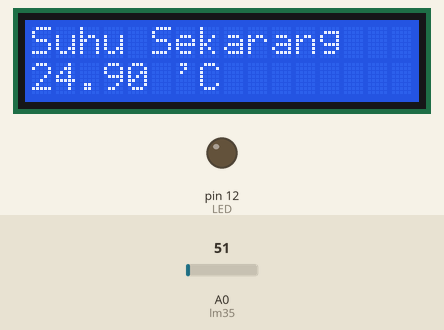
Simulated run of this sketch. Board: Arduino Uno, built with avr-gcc and run on an emulated ATmega328P. Parts: 16×2 character LCD, output pins drawn as LEDs (lit = HIGH). The test bench sets the inputs (shaded band); at power-on: A0 (lm35) = 51. What the sketch prints to the serial monitor is not drawn.

Above: at 1.4 s.
1.5 s: A0 (lm35) set to 23
At 2.2 s:
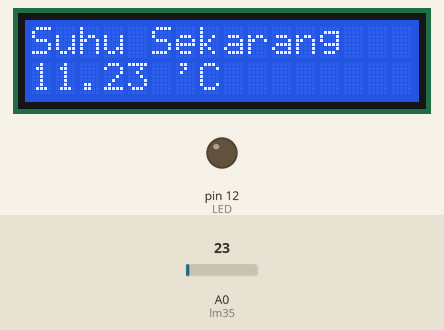
3.2 s: A0 (lm35) set to 18
At 3.8 s:
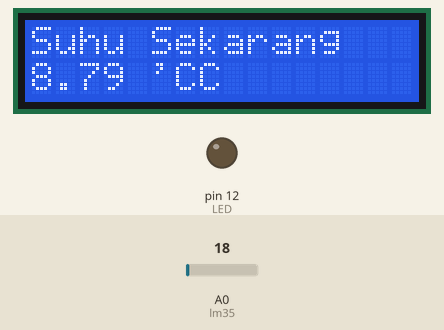
4.7 s: A0 (lm35) set to 66
At 5.4 s:
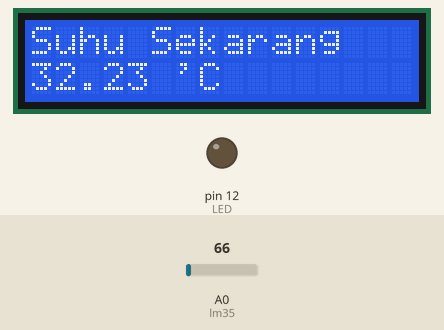
6.3 s: A0 (lm35) set to 78
At 7.0 s:
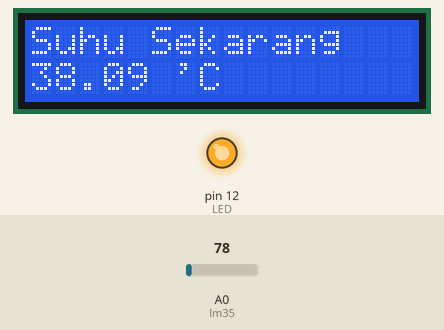
Timing chart, 0 to 8.8 s (numbered marks = the images above; inputs shaded):
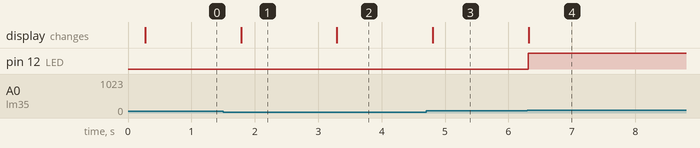

Measured:
- the behaviour switches between 21 and 20 on A0 (lm35) (found by bisection; images 1 and 2)
- the behaviour switches between 73 and 74 on A0 (lm35) (found by bisection; images 3 and 4)
- after the input at 1.5 s, the display: changes after 0.28 s (image 1)
- after the input at 3.2 s, the display: changes after 0.10 s (image 2)
- after the input at 4.7 s, the display: changes after 0.11 s (image 3)
- after the input at 6.3 s, pin 12 (LED): LOW → HIGH at once; the display: changes at once (image 4)

The sketch:

pengukuran_sensor_suhu.ino
```cpp
#include <LiquidCrystal.h>
#define lm35 A0
#define LED 12
LiquidCrystal lcd(  7, 6,  5,  4,  3, 2); // pin arduino
                // RS, E, D4, D5, D6, D7   pin lcd
int baca_sensor;
float suhu;

void setup() {
  // put your setup code here, to run once:
  Serial.begin(9600);
  lcd.begin(16, 2);
  lcd.print("Sistem komputer");
  delay(200);
  lcd.clear(); // menghapus karakter pada lcd
  pinMode (LED, OUTPUT);
}

void loop() {
  // put your main code here, to run repeatedly:
  baca_sensor = analogRead(lm35); // membaca nilai adc
  suhu       = baca_sensor * 0.48828125; // konversi adc ke derajat celcius
  if ( suhu>=36)
  {
    digitalWrite(LED, HIGH);
  }
  else
  {
    digitalWrite(LED, LOW);
  }
  lcd.setCursor(0, 0);        // kolom ke 1 baris ke 1
  lcd.print("Suhu Sekarang");
  lcd.setCursor(0, 1);        // kolom ke 1 baris ke 2
  lcd.print(suhu);
  lcd.print(" 'C");
  Serial.println("Suhu : ");
  Serial.println(suhu);
  Serial.println(" ^Celcius ");    // menampilkan ke serial


  delay(500);
}
```
